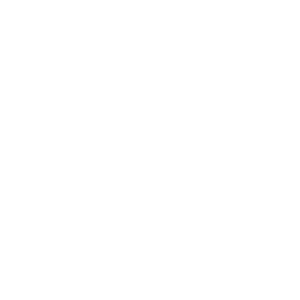
Frame 1 (no input)
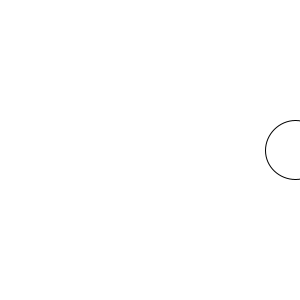
Frame 60 (the mouse pressed at the canvas centre just before this capture)
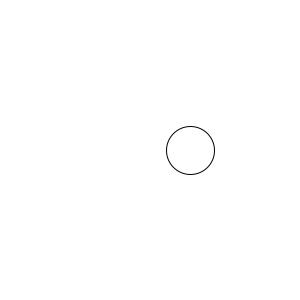
Frame 120 (the mouse held since frame 60 and released just before this capture)

The Processing sketch that drew these frames (run headless with seeded random() and noise(); from frame 60 on, the mouse is pressed at the canvas centre):

// Processing sketch: Animation_practice_5
// ── Animation_practice_5.pde
int x = 0;
int y = 0;
void setup() {
  size(300, 300);
}

void draw() {
  background(255);
  circle(x, 150, y);
  x = x + 5;
  y = y + 1;
  if(x > 350) {
    x = -50;
    y = 0;
  }
}
